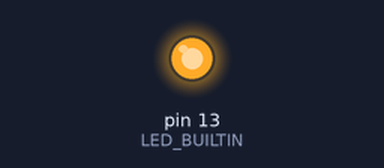
Bench run of a sketch on a simulated Arduino Uno, built with avr-gcc and run on an emulated ATmega328P. Parts: output pins drawn as LEDs (lit = HIGH).

Above: at 0.7 s.
At 21.2 s:
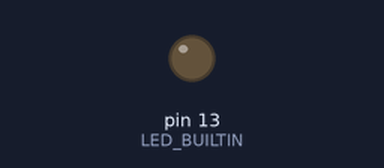
Timing chart, 0 to 29.9 s (numbered marks = the images above):
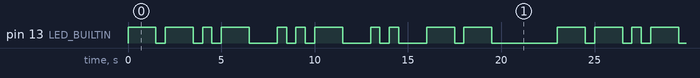

The sketch:

FunctionalProgramming1.ino
```cpp
int dotDuration = 500;

void setup() {
  pinMode(LED_BUILTIN, OUTPUT);
  // put your setup code here, to run once:

}

void loop() {
  // put your main code here, to run repeatedly:
  // Q
  morseDash();
  morseDash();
  morseDot();
  morseDash();
  delay(2*dotDuration);

  // U
  morseDot();
  morseDot();
  morseDash();
  delay(2*dotDuration);

  // I
  morseDot();
  morseDot();
  delay(2*dotDuration);

  // M
  morseDash();
  morseDash();
  delay(6*dotDuration);
}


void morseDot() {

 digitalWrite(LED_BUILTIN, HIGH);
  delay(dotDuration);
  digitalWrite(LED_BUILTIN, LOW);
  delay(dotDuration);
}

void morseDash() {

digitalWrite(LED_BUILTIN, HIGH);
  delay(dotDuration*3);
   digitalWrite(LED_BUILTIN, LOW);
  delay(dotDuration);
}
```

Measured:
- by itself, pin 13 (LED_BUILTIN): moves between LOW and HIGH, repeating every 23.0 s
- by itself, everything shown: repeats every 23.0 s, in 22 steps
